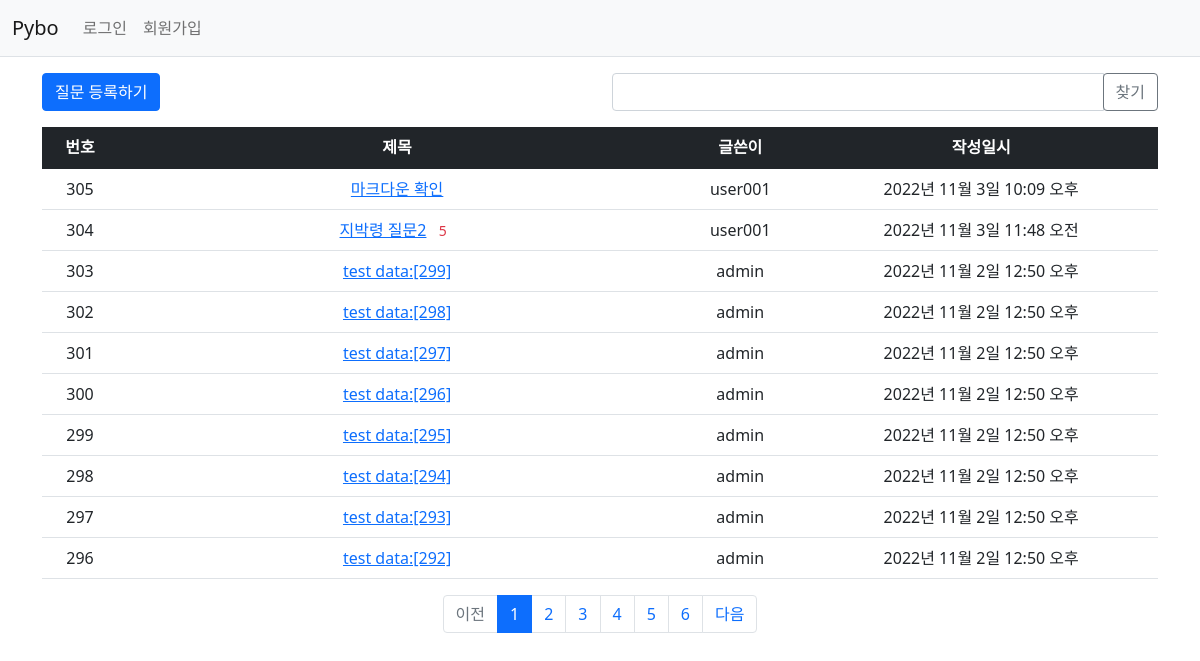
Screenshot of /pybo/ with the database file from the repository.
### pybo/models.py (models this page shows, shortened)
class Question(models.Model):
    author = models.ForeignKey(User, on_delete=models.CASCADE, related_name='author_question')
    subject = models.CharField(max_length=200)
    content = models.TextField()
    create_date = models.DateTimeField()
    modify_date = models.DateTimeField(null=True, blank=True)
    voter = models.ManyToManyField(User, related_name='voter_question')  # 추천인 추가

### pybo/views/base_views.py (the view, shortened to what this page needs)
# urls.py: path('', base_views.index, name='index'),  # '/' 에 해당되는 path
def index(request):
    page = request.GET.get('page', '1') # 페이지
    kw = request.GET.get('kw', '')  # 검색어
    question_list = Question.objects.order_by('-create_date')
    paginator = Paginator(question_list, 10) # 페이지당 10개씩 보여주기
    page_obj = paginator.get_page(page)
    context = {'question_list': page_obj, 'page': page, 'kw': kw}
    return render(request, 'pybo/question_list.html', context)

### pybo/templatetags/pybo_filter.py (called while the page is built)
@register.filter
def sub(value, arg):
    return value - arg

### templates/pybo/question_list.html (shortened to what this page needs)
{% extends 'base.html' %}
{% load pybo_filter %}
{% block content %}
<div class="container my-3">
    <div class="row my-3">
        <div class="col-6">
            <a href="{% url 'pybo:question_create' %}" class="btn btn-primary">질문 등록하기</a>
        </div>
        <div class="col-6">
            <div class="input-group">
                <input type="text" id="search_kw" class="form-control" value="{{ kw|default_if_none:'' }}">
                <div class="input-group-append">
                    <button class="btn btn-outline-secondary" type="button" id="btn_search">찾기</button>
                </div>
            </div>
        </div>
    </div>
    <table class="table">
        <thead>
        <tr class="text-center table-dark">
            <th>번호</th>
            <th style="width:50%">제목</th>
            <th>글쓴이</th>
            <th>작성일시</th>
        </tr>
        </thead>
        <tbody>
        {% if question_list %}
        {% for question in question_list %}
        <tr class="text-center">
            <td>
                {{ question_list.paginator.count|sub:question_list.start_index|sub:forloop.counter0|add:1 }}
            </td>
            <td class="text-center">
                <a href="{% url 'pybo:detail' question.id %}">{{ question.subject }}</a>
                {% if question.answer_set.count > 0 %}
                <span class="text-danger small mx-2">{{ question.answer_set.count }}</span>
                {% endif %}
            </td>
            <td>{{ question.author.username }}</td>
            <td>{{ question.create_date }}</td>
        </tr>
        {% endfor %}
        {% else %}
        <tr>
            <td colspan="4">질문이 없습니다.</td>
        </tr>
        {% endif %}
        </tbody>
    </table>
    <ul class="pagination justify-content-center">
        {% if question_list.has_previous %}
        <li class="page-item">
            <a class="page-link" data-page="{{ question_list.previous_page_number }}"
           href="javascript:void(0)">이전</a>
        </li>
        {% else %}
        <li class="page-item disabled">
            <a class="page-link" tabindex="-1" aria-disabled="true"
           href="javascript:void(0)">이전</a>
        </li>
        {% endif %}
        {% for page_number in question_list.paginator.page_range %}
        {% if page_number >= question_list.number|add:-5 and page_number <= question_list.number|add:5 %}
        {% if page_number == question_list.number %}
        <li class="page-item active" aria-current="page">
             <a class="page-link" data-page="{{ page_number }}"
           href="javascript:void(0)">{{ page_number }}</a>
        </li>
        {% else %}
        <li class="page-item">
            <a class="page-link" data-page="{{ page_number }}"
           href="javascript:void(0)">{{ page_number }}</a>
        </li>
        {% endif %}
        {% endif %}
        {% endfor %}
        {% if question_list.has_next %}
        <li class="page-item">
             <a class="page-link" data-page="{{ question_list.next_page_number }}"
           href="javascript:void(0)">다음</a>
        </li>
        {% else %}
        <li class="page-item disabled">
            <a class="page-link" tabindex="-1" aria-disabled="true" href="#">다음</a>
        </li>
        {% endif %}
    </ul>
</div>
</body>
{% endblock %}

### rows the page displays
Question: paginator.count|sub "305", subject "마크다운 확인", author.username "user001", create_date "2022년 11월 3일 10:09 오후"
Question: paginator.count|sub "304", subject "지박령 질문2", answer_set.count "5", author.username "user001", create_date "2022년 11월 3일 11:48 오전"
Question: paginator.count|sub "303", subject "test data:[299]", author.username "admin", create_date "2022년 11월 2일 12:50 오후"
Question: paginator.count|sub "302", subject "test data:[298]", author.username "admin", create_date "2022년 11월 2일 12:50 오후"
Question: paginator.count|sub "301", subject "test data:[297]", author.username "admin", create_date "2022년 11월 2일 12:50 오후"
Question: paginator.count|sub "300", subject "test data:[296]", author.username "admin", create_date "2022년 11월 2일 12:50 오후"
Question: paginator.count|sub "299", subject "test data:[295]", author.username "admin", create_date "2022년 11월 2일 12:50 오후"
Question: paginator.count|sub "298", subject "test data:[294]", author.username "admin", create_date "2022년 11월 2일 12:50 오후"
Question: paginator.count|sub "297", subject "test data:[293]", author.username "admin", create_date "2022년 11월 2일 12:50 오후"
Question: paginator.count|sub "296", subject "test data:[292]", author.username "admin", create_date "2022년 11월 2일 12:50 오후"

### other values shown
{{ page_number }} "1"
{{ page_number }} "2" "3" "4" "5" "6"
